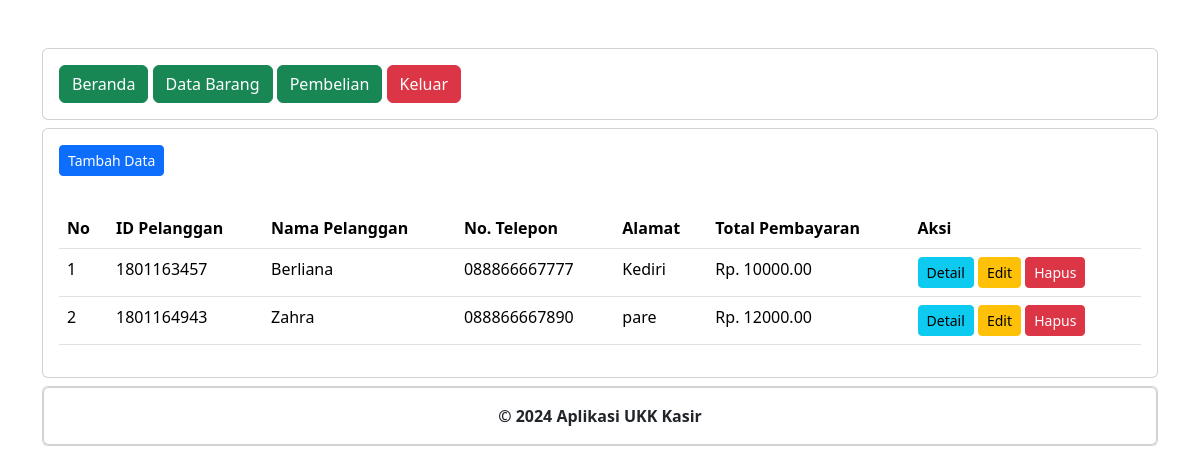
Screenshot of /pembelian.php (signed in) with the database file from the repository.
### tables this page shows
CREATE TABLE `penjualan` (
  `PenjualanID` int(11) NOT NULL,
  `TanggalPenjualan` date NOT NULL,
  `TotalHarga` decimal(10,2) NOT NULL,
  `PelangganID` int(11) NOT NULL
);

CREATE TABLE `pelanggan` (
  `PelangganID` int(11) NOT NULL,
  `NamaPelanggan` varchar(255) NOT NULL,
  `Alamat` text NOT NULL,
  `NomorTelepon` varchar(15) NOT NULL
);

### pembelian.php (the view, shortened to what this page needs)
<?php
include "header.php";
include "navbar.php";
?>
<div class="card mt-2">
	<div class="card-body">
		<button type="button" class="btn btn-primary btn-sm" data-bs-toggle="modal" data-bs-target="#tambah-data">
			Tambah Data
		</button>
	</div>
	<div class="card-body">
		<table class="table">
			<thead>
				<tr>
					<th>No</th>
					<th>ID Pelanggan</th>
					<th>Nama Pelanggan</th>
					<th>No. Telepon</th>
					<th>Alamat</th>
					<th>Total Pembayaran</th>
					<th>Aksi</th>
				</tr>
			</thead>
			<tbody>
				<?php
				include '../koneksi.php';
				$no = 1;
				$data = mysqli_query($koneksi,"SELECT * FROM pelanggan INNER JOIN penjualan ON pelanggan.PelangganID=penjualan.PelangganID");
				while($d = mysqli_fetch_array($data)){
					?>
					<tr>
						<td><?php echo $no++; ?></td>
						<td><?php echo $d['PelangganID']; ?></td>
						<td><?php echo $d['NamaPelanggan']; ?></td>
						<td><?php echo $d['NomorTelepon']; ?></td>
						<td><?php echo $d['Alamat']; ?></td>
						<td>Rp. <?php echo $d['TotalHarga']; ?></td>
						<td>
							<a class="btn btn-info btn-sm" href="detail_pembelian.php?PelangganID=<?php echo $d['PelangganID']; ?>">Detail</a>
							<button type="button" class="btn btn-warning btn-sm" data-bs-toggle="modal" data-bs-target="#edit-data<?php echo $d['PelangganID']; ?>">
								Edit
							</button>
							<button type="button" class="btn btn-danger btn-sm" data-bs-toggle="modal" data-bs-target="#hapus-data<?php echo $d['PelangganID']; ?>">
								Hapus
							</button>
						</td>
					</tr>
				<?php } ?>
			</tbody>
		</table>
	</div>
</div>
<?php
include "footer.php";
?>

### header.php (shortened to what this page needs)
<!DOCTYPE html>
<html>
<head>
	<link href="https://cdn.jsdelivr.net/npm/bootstrap@5.3.2/dist/css/bootstrap.min.css" rel="stylesheet">
</head>
<body>
	<div class="container">
		<div class="content">

### navbar.php
<div class="card mt-5">
	<div class="card-body">
		<a href="index.php" class="btn btn-success">Beranda</a>
		<a href="data_barang.php" class="btn btn-success">Data Barang</a>
		<a href="pembelian.php" class="btn btn-success">Pembelian</a>
		<a href="../logout.php" class="btn btn-danger">Keluar</a>
	</div>
</div>

### footer.php (shortened to what this page needs)
<div class="card mt-2 mb-5">
	<div class="card">
		<div class="card-body text-center">
			<b>&copy; 2024 Aplikasi UKK Kasir</b>
		</div>
	</div>
</div>
</div>
</div>
</body>
</html>

### rows the page displays
penjualan: PelangganID "1801163457", PelangganID.NamaPelanggan "Berliana", PelangganID.NomorTelepon "088866667777", PelangganID.Alamat "Kediri", TotalHarga "10000.00"
penjualan: PelangganID "1801164943", PelangganID.NamaPelanggan "Zahra", PelangganID.NomorTelepon "088866667890", PelangganID.Alamat "pare", TotalHarga "12000.00"
